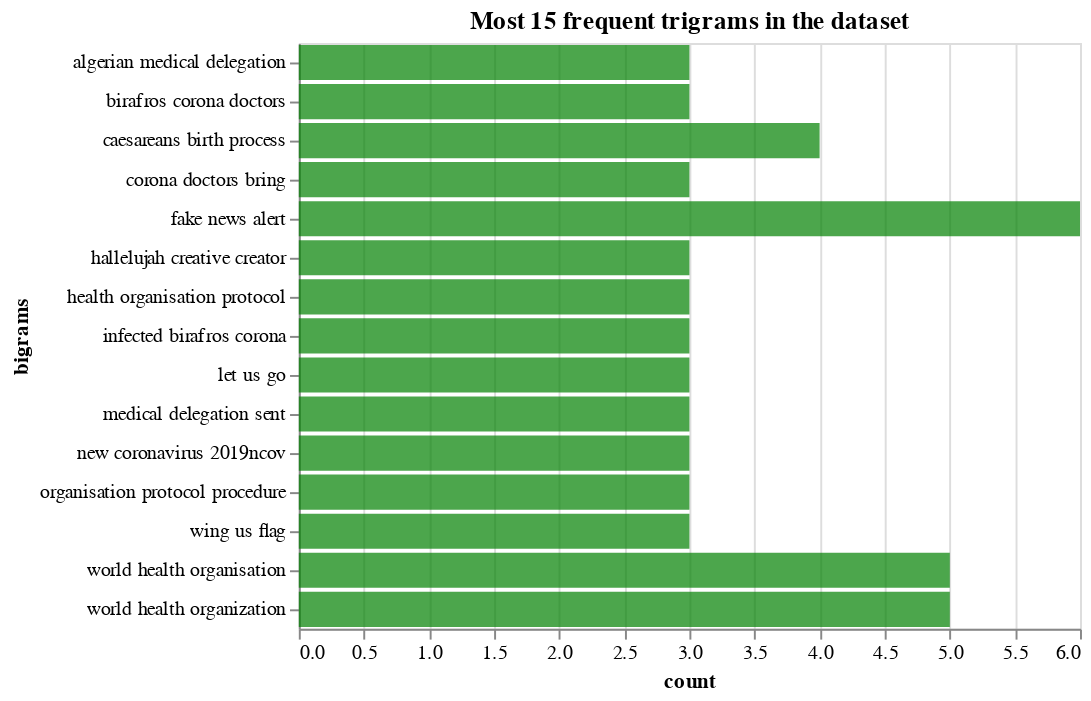

Notebook code for this chart:
### Markdown cell above
We have created a bar chart showing the 15 most frequent trigrams within the dataset:

### Code cell
fdist_sorted_tri = dict(sorted(tri.items(), key=lambda item: item[1], reverse=True))
#print(fdist_sorted)
out_tri = dict(itertools.islice(fdist_sorted_tri.items(), 15))

df_tri = pd.DataFrame.from_dict(out_tri, orient='index').reset_index()
df_tri = df_tri.rename(columns={'index':'bigrams', 0:'count'})
#print(df)



c = alt.Chart(df_tri, title="Most 15 frequent trigrams in the dataset").mark_bar().encode(
    x='count',
    y='bigrams',
    color=alt.value('green'),
    opacity=alt.value(0.7)    
)

c

### Figure 1 — Vega-Lite specification as saved in the notebook (floating-point values rounded to 4 significant figures)
{"config": {"view": {"continuousWidth": 400, "continuousHeight": 300}}, "data": {"name": "data-6f6415f9000c3c109ecb5f63936f6a0f"}, "mark": "bar", "encoding": {"color": {"value": "green"}, "opacity": {"value": 0.7}, "x": {"type": "quantitative", "field": "count"}, "y": {"type": "nominal", "field": "bigrams"}}, "title": "Most 15 frequent trigrams in the dataset", "$schema": "https://vega.github.io/schema/vega-lite/v4.8.1.json", "datasets": {"data-6f6415f9000c3c109ecb5f63936f6a0f": [{"bigrams": "fake news alert", "count": 6}, {"bigrams": "world health organization", "count": 5}, {"bigrams": "world health organisation", "count": 5}, {"bigrams": "caesareans birth process", "count": 4}, {"bigrams": "wing us flag", "count": 3}, {"bigrams": "algerian medical delegation", "count": 3}, {"bigrams": "medical delegation sent", "count": 3}, {"bigrams": "new coronavirus 2019ncov", "count": 3}, {"bigrams": "health organisation protocol", "count": 3}, {"bigrams": "organisation protocol procedure", "count": 3}, {"bigrams": "let us go", "count": 3}, {"bigrams": "hallelujah creative creator", "count": 3}, {"bigrams": "infected birafros corona", "count": 3}, {"bigrams": "birafros corona doctors", "count": 3}, {"bigrams": "corona doctors bring", "count": 3}]}}
